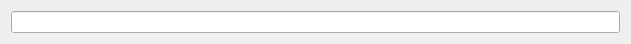
<?xml version="1.0" encoding="UTF-8"?>
<ui version="4.0">
 <class>Form</class>
 <widget class="QWidget" name="Form">
  <property name="geometry">
   <rect>
    <x>0</x>
    <y>0</y>
    <width>631</width>
    <height>43</height>
   </rect>
  </property>
  <property name="windowTitle">
   <string>Form</string>
  </property>
  <layout class="QHBoxLayout" name="horizontalLayout">
   <item>
    <widget class="PyDMLineEdit" name="PyDMLineEdit">
     <property name="toolTip">
      <string/>
     </property>
     <property name="channel" stdset="0">
      <string>ca://${P}TS:${FieldName}</string>
     </property>
    </widget>
   </item>
  </layout>
 </widget>
 <customwidgets>
  <customwidget>
   <class>PyDMLineEdit</class>
   <extends>QLineEdit</extends>
   <header>pydm.widgets.line_edit</header>
  </customwidget>
 </customwidgets>
 <resources/>
 <connections/>
</ui>
